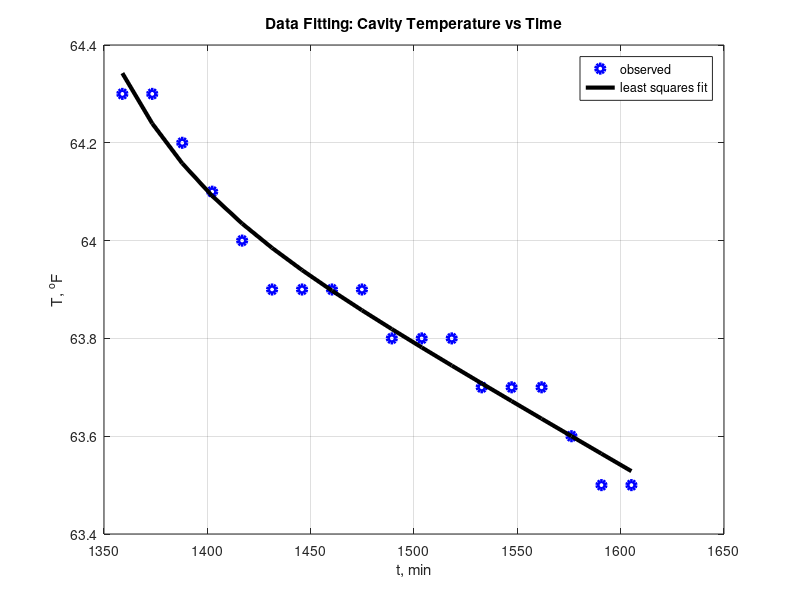
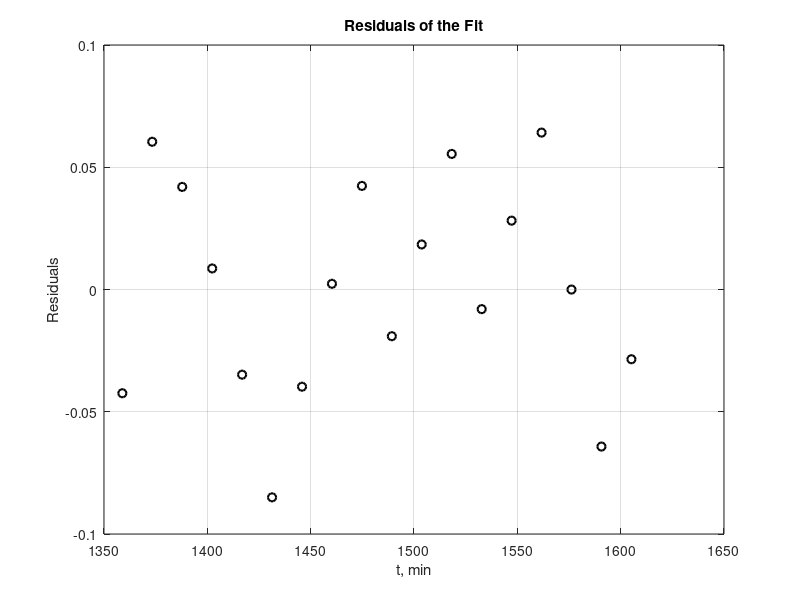

Recreate these plots in MATLAB, in order.
clc
% Time and Temperature data
t = [1358.88; 1373.33; 1387.85; 1402.35; 1416.83; 1431.32; 1445.82; 1460.30;
    1474.80; 1489.27; 1503.73; 1518.25; 1532.75; 1547.23; 1561.73; 1576.20; 1590.70;
    1605.20];
T = [64.3; 64.3; 64.2; 64.1; 64; 63.9; 63.9; 63.9; 63.9; 63.8; 63.8; 63.8; 63.7; 63.7;
    63.7; 63.6; 63.5; 63.5];

% Scale time (subtract the mean)
t_mean = mean(t); % Mean of t
t_scaled = t - t_mean; % Centering

% Define the model function
modelFun = @(params, t) params(1) * exp(-params(2) * t) + params(3) * t + params(4);

% Initial guesses for the parameters [C, k, A, B]
initialGuess = [0.2, 0.025, 0, 10]; 

% Perform nonlinear curve fitting using lsqcurvefit
options = optimset('Display', 'off'); % Suppress output during fitting
paramsFit = lsqcurvefit(modelFun, initialGuess, t_scaled, T, [], [], options);

% Extract fitted parameters
C_fit = paramsFit(1);
k_fit = paramsFit(2);
A_fit = paramsFit(3);
B_fit = paramsFit(4);

% Display fitted parameters
fprintf('Fitted Parameters:\n');
fprintf('C = %.4f\n', C_fit);
fprintf('k = %.4f\n', k_fit);
fprintf('A = %.4f\n', A_fit);
fprintf('B = %.4f\n', B_fit);

% Generate fitted curve for visualization
T_fit = modelFun(paramsFit, t_scaled);

% Validation: Compute RMSE
rmse = sqrt(mean((T - T_fit).^2));
fprintf('RMSE: %.4f\n', rmse);

% Plot original data and fitted curve
figure(1)
plot(t, T, 'bo','LineWidth',3); hold on;
plot(t, T_fit, 'k-', 'LineWidth', 3, 'DisplayName', 'Fitted Curve');
xlabel('t, min');
ylabel('T, ^{o}F');
title('Data Fitting: Cavity Temperature vs Time');
%legend('Location', 'Best');
legend('observed','least squares fit')
grid on;

% Residual Analysis
residuals = T - T_fit;

figure(2);
plot(t, residuals, 'ko', 'LineWidth', 1.5);
xlabel('t, min');
ylabel('Residuals');
title('Residuals of the Fit');
grid on;
